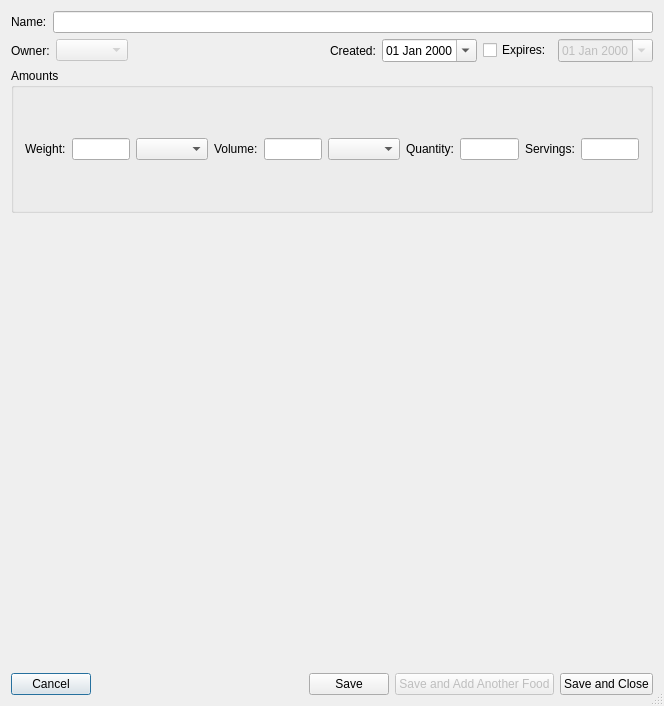
<?xml version="1.0" encoding="UTF-8"?>
<ui version="4.0">
 <class>EditCompositeFoodUI</class>
 <widget class="QDialog" name="EditCompositeFoodUI">
  <property name="geometry">
   <rect>
    <x>0</x>
    <y>0</y>
    <width>664</width>
    <height>706</height>
   </rect>
  </property>
  <property name="windowTitle">
   <string>Add or Edit Composite Food</string>
  </property>
  <property name="sizeGripEnabled">
   <bool>true</bool>
  </property>
  <layout class="QVBoxLayout" name="verticalLayout">
   <item>
    <layout class="QHBoxLayout" name="horizontalLayout">
     <item>
      <widget class="QLabel" name="label">
       <property name="text">
        <string>Name:</string>
       </property>
      </widget>
     </item>
     <item>
      <widget class="QLineEdit" name="txtName"/>
     </item>
    </layout>
   </item>
   <item>
    <layout class="QHBoxLayout" name="horizontalLayout_2">
     <item>
      <widget class="QLabel" name="label_4">
       <property name="text">
        <string>Owner:</string>
       </property>
      </widget>
     </item>
     <item>
      <widget class="QComboBox" name="cboOwner">
       <property name="enabled">
        <bool>false</bool>
       </property>
      </widget>
     </item>
     <item>
      <spacer name="horizontalSpacer">
       <property name="orientation">
        <enum>Qt::Horizontal</enum>
       </property>
       <property name="sizeHint" stdset="0">
        <size>
         <width>40</width>
         <height>20</height>
        </size>
       </property>
      </spacer>
     </item>
     <item>
      <widget class="QLabel" name="lblCreated">
       <property name="text">
        <string>Created:</string>
       </property>
      </widget>
     </item>
     <item>
      <widget class="QDateEdit" name="deCreated">
       <property name="displayFormat">
        <string>dd MMM yyyy</string>
       </property>
       <property name="calendarPopup">
        <bool>true</bool>
       </property>
      </widget>
     </item>
     <item>
      <widget class="QCheckBox" name="chkExpires">
       <property name="text">
        <string>Expires:</string>
       </property>
      </widget>
     </item>
     <item>
      <widget class="QDateEdit" name="deExpires">
       <property name="enabled">
        <bool>false</bool>
       </property>
       <property name="specialValueText">
        <string/>
       </property>
       <property name="displayFormat">
        <string>dd MMM yyyy</string>
       </property>
       <property name="calendarPopup">
        <bool>true</bool>
       </property>
       <property name="date">
        <date>
         <year>2000</year>
         <month>1</month>
         <day>1</day>
        </date>
       </property>
      </widget>
     </item>
    </layout>
   </item>
   <item>
    <widget class="QGroupBox" name="groupBox">
     <property name="title">
      <string>Amounts</string>
     </property>
     <layout class="QHBoxLayout" name="horizontalLayout_3">
      <item>
       <widget class="QLabel" name="label_6">
        <property name="text">
         <string>Weight:</string>
        </property>
       </widget>
      </item>
      <item>
       <widget class="QLineEdit" name="txtWeight">
        <property name="minimumSize">
         <size>
          <width>50</width>
          <height>0</height>
         </size>
        </property>
        <property name="alignment">
         <set>Qt::AlignRight|Qt::AlignTrailing|Qt::AlignVCenter</set>
        </property>
       </widget>
      </item>
      <item>
       <widget class="QComboBox" name="cboWeightUnit"/>
      </item>
      <item>
       <widget class="QLabel" name="label_7">
        <property name="text">
         <string>Volume:</string>
        </property>
       </widget>
      </item>
      <item>
       <widget class="QLineEdit" name="txtVolume">
        <property name="minimumSize">
         <size>
          <width>50</width>
          <height>0</height>
         </size>
        </property>
        <property name="alignment">
         <set>Qt::AlignRight|Qt::AlignTrailing|Qt::AlignVCenter</set>
        </property>
       </widget>
      </item>
      <item>
       <widget class="QComboBox" name="cboVolumeUnit"/>
      </item>
      <item>
       <widget class="QLabel" name="label_8">
        <property name="text">
         <string>Quantity:</string>
        </property>
       </widget>
      </item>
      <item>
       <widget class="QLineEdit" name="txtQuantity">
        <property name="minimumSize">
         <size>
          <width>50</width>
          <height>0</height>
         </size>
        </property>
        <property name="alignment">
         <set>Qt::AlignRight|Qt::AlignTrailing|Qt::AlignVCenter</set>
        </property>
       </widget>
      </item>
      <item>
       <widget class="QLabel" name="label_9">
        <property name="text">
         <string>Servings:</string>
        </property>
       </widget>
      </item>
      <item>
       <widget class="QLineEdit" name="txtServings">
        <property name="minimumSize">
         <size>
          <width>50</width>
          <height>0</height>
         </size>
        </property>
        <property name="alignment">
         <set>Qt::AlignRight|Qt::AlignTrailing|Qt::AlignVCenter</set>
        </property>
       </widget>
      </item>
     </layout>
    </widget>
   </item>
   <item>
    <widget class="FoodSearchControl" name="fscSearch" native="true"/>
   </item>
   <item>
    <widget class="SelectFoodControl" name="sfcResultsList" native="true"/>
   </item>
   <item>
    <widget class="FoodTree" name="ftComponents" native="true"/>
   </item>
   <item>
    <layout class="QHBoxLayout" name="horizontalLayout_6">
     <item>
      <widget class="QPushButton" name="btnCancel">
       <property name="text">
        <string>Cancel</string>
       </property>
      </widget>
     </item>
     <item>
      <spacer name="horizontalSpacer_5">
       <property name="orientation">
        <enum>Qt::Horizontal</enum>
       </property>
       <property name="sizeHint" stdset="0">
        <size>
         <width>40</width>
         <height>20</height>
        </size>
       </property>
      </spacer>
     </item>
     <item>
      <widget class="QPushButton" name="btnSave">
       <property name="text">
        <string>Save</string>
       </property>
       <property name="default">
        <bool>false</bool>
       </property>
      </widget>
     </item>
     <item>
      <widget class="QPushButton" name="btnSaveAndAdd">
       <property name="enabled">
        <bool>false</bool>
       </property>
       <property name="text">
        <string>Save and Add Another Food</string>
       </property>
      </widget>
     </item>
     <item>
      <widget class="QPushButton" name="btnSaveAndClose">
       <property name="text">
        <string>Save and Close</string>
       </property>
       <property name="default">
        <bool>false</bool>
       </property>
      </widget>
     </item>
    </layout>
   </item>
  </layout>
 </widget>
 <layoutdefault spacing="6" margin="11"/>
 <customwidgets>
  <customwidget>
   <class>FoodTree</class>
   <extends>QWidget</extends>
   <header>food_tree.h</header>
   <container>1</container>
  </customwidget>
  <customwidget>
   <class>FoodSearchControl</class>
   <extends>QWidget</extends>
   <header>food_search_control.h</header>
   <container>1</container>
  </customwidget>
  <customwidget>
   <class>SelectFoodControl</class>
   <extends>QWidget</extends>
   <header>select_food_control.h</header>
   <container>1</container>
  </customwidget>
 </customwidgets>
 <resources/>
 <connections/>
</ui>
